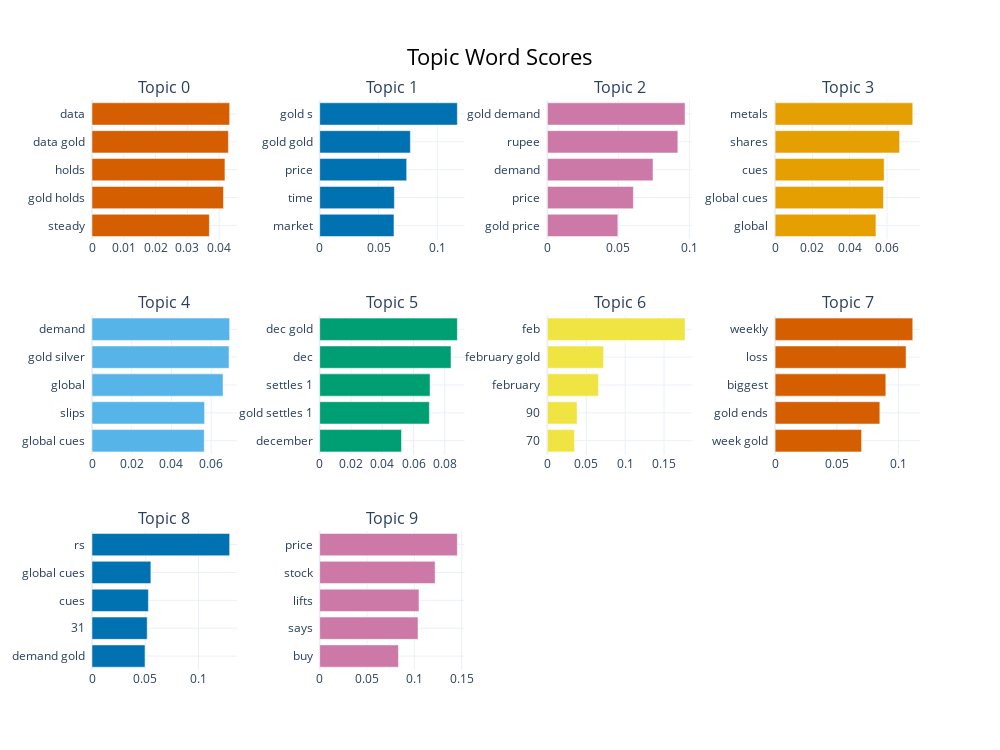

Notebook code for this chart:
### Code cell
topic_model.visualize_barchart(top_n_topics=10).show()

### Figure 1 — Plotly figure (JSON) as saved in the notebook; plotly's stock layout.template omitted (floating-point values rounded to 4 significant figures)
{"data": [{"marker": {"color": "#D55E00"}, "orientation": "h", "type": "bar", "x": [0.03692, 0.04136, 0.04182, 0.0429, 0.0433], "xaxis": "x", "y": ["steady  ", "gold holds  ", "holds  ", "data gold  ", "data  "], "yaxis": "y"}, {"marker": {"color": "#0072B2"}, "orientation": "h", "type": "bar", "x": [0.06315, 0.06349, 0.07395, 0.07708, 0.117], "xaxis": "x2", "y": ["market  ", "time  ", "price  ", "gold gold  ", "gold s  "], "yaxis": "y2"}, {"marker": {"color": "#CC79A7"}, "orientation": "h", "type": "bar", "x": [0.04963, 0.06055, 0.0744, 0.09189, 0.09696], "xaxis": "x3", "y": ["gold price  ", "price  ", "demand  ", "rupee  ", "gold demand  "], "yaxis": "y3"}, {"marker": {"color": "#E69F00"}, "orientation": "h", "type": "bar", "x": [0.05407, 0.05812, 0.05847, 0.06676, 0.07381], "xaxis": "x4", "y": ["global  ", "global cues  ", "cues  ", "shares  ", "metals  "], "yaxis": "y4"}, {"marker": {"color": "#56B4E9"}, "orientation": "h", "type": "bar", "x": [0.0565, 0.05666, 0.06597, 0.06898, 0.06929], "xaxis": "x5", "y": ["global cues  ", "slips  ", "global  ", "gold silver  ", "demand  "], "yaxis": "y5"}, {"marker": {"color": "#009E73"}, "orientation": "h", "type": "bar", "x": [0.05232, 0.07015, 0.07058, 0.08397, 0.08804], "xaxis": "x6", "y": ["december  ", "gold settles 1  ", "settles 1  ", "dec  ", "dec gold  "], "yaxis": "y6"}, {"marker": {"color": "#F0E442"}, "orientation": "h", "type": "bar", "x": [0.03487, 0.03817, 0.06565, 0.07227, 0.177], "xaxis": "x7", "y": ["70  ", "90  ", "february  ", "february gold  ", "feb  "], "yaxis": "y7"}, {"marker": {"color": "#D55E00"}, "orientation": "h", "type": "bar", "x": [0.07008, 0.08484, 0.08968, 0.1061, 0.1115], "xaxis": "x8", "y": ["week gold  ", "gold ends  ", "biggest  ", "loss  ", "weekly  "], "yaxis": "y8"}, {"marker": {"color": "#0072B2"}, "orientation": "h", "type": "bar", "x": [0.04979, 0.05183, 0.05296, 0.05528, 0.1293], "xaxis": "x9", "y": ["demand gold  ", "31  ", "cues  ", "global cues  ", "rs  "], "yaxis": "y9"}, {"marker": {"color": "#CC79A7"}, "orientation": "h", "type": "bar", "x": [0.08318, 0.1038, 0.1048, 0.1219, 0.1454], "xaxis": "x10", "y": ["buy  ", "says  ", "lifts  ", "stock  ", "price  "], "yaxis": "y10"}], "layout": {"annotations": [{"font": {"size": 16}, "showarrow": false, "text": "Topic 0", "x": 0.0875, "xanchor": "center", "xref": "paper", "y": 1, "yanchor": "bottom", "yref": "paper"}, {"font": {"size": 16}, "showarrow": false, "text": "Topic 1", "x": 0.3625, "xanchor": "center", "xref": "paper", "y": 1, "yanchor": "bottom", "yref": "paper"}, {"font": {"size": 16}, "showarrow": false, "text": "Topic 2", "x": 0.6375, "xanchor": "center", "xref": "paper", "y": 1, "yanchor": "bottom", "yref": "paper"}, {"font": {"size": 16}, "showarrow": false, "text": "Topic 3", "x": 0.9125, "xanchor": "center", "xref": "paper", "y": 1, "yanchor": "bottom", "yref": "paper"}, {"font": {"size": 16}, "showarrow": false, "text": "Topic 4", "x": 0.0875, "xanchor": "center", "xref": "paper", "y": 0.6222, "yanchor": "bottom", "yref": "paper"}, {"font": {"size": 16}, "showarrow": false, "text": "Topic 5", "x": 0.3625, "xanchor": "center", "xref": "paper", "y": 0.6222, "yanchor": "bottom", "yref": "paper"}, {"font": {"size": 16}, "showarrow": false, "text": "Topic 6", "x": 0.6375, "xanchor": "center", "xref": "paper", "y": 0.6222, "yanchor": "bottom", "yref": "paper"}, {"font": {"size": 16}, "showarrow": false, "text": "Topic 7", "x": 0.9125, "xanchor": "center", "xref": "paper", "y": 0.6222, "yanchor": "bottom", "yref": "paper"}, {"font": {"size": 16}, "showarrow": false, "text": "Topic 8", "x": 0.0875, "xanchor": "center", "xref": "paper", "y": 0.2444, "yanchor": "bottom", "yref": "paper"}, {"font": {"size": 16}, "showarrow": false, "text": "Topic 9", "x": 0.3625, "xanchor": "center", "xref": "paper", "y": 0.2444, "yanchor": "bottom", "yref": "paper"}], "height": 750, "hoverlabel": {"bgcolor": "white", "font": {"family": "Rockwell", "size": 16}}, "showlegend": false, "title": {"font": {"color": "Black", "size": 22}, "text": "Topic Word Scores", "x": 0.5, "xanchor": "center", "yanchor": "top"}, "width": 1000, "xaxis": {"anchor": "y", "domain": [0, 0.175], "showgrid": true}, "xaxis10": {"anchor": "y10", "domain": [0.275, 0.45], "showgrid": true}, "xaxis11": {"anchor": "y11", "domain": [0.55, 0.725], "showgrid": true}, "xaxis12": {"anchor": "y12", "domain": [0.825, 1], "showgrid": true}, "xaxis2": {"anchor": "y2", "domain": [0.275, 0.45], "showgrid": true}, "xaxis3": {"anchor": "y3", "domain": [0.55, 0.725], "showgrid": true}, "xaxis4": {"anchor": "y4", "domain": [0.825, 1], "showgrid": true}, "xaxis5": {"anchor": "y5", "domain": [0, 0.175], "showgrid": true}, "xaxis6": {"anchor": "y6", "domain": [0.275, 0.45], "showgrid": true}, "xaxis7": {"anchor": "y7", "domain": [0.55, 0.725], "showgrid": true}, "xaxis8": {"anchor": "y8", "domain": [0.825, 1], "showgrid": true}, "xaxis9": {"anchor": "y9", "domain": [0, 0.175], "showgrid": true}, "yaxis": {"anchor": "x", "domain": [0.7556, 1], "showgrid": true}, "yaxis10": {"anchor": "x10", "domain": [0, 0.2444], "showgrid": true}, "yaxis11": {"anchor": "x11", "domain": [0, 0.2444], "showgrid": true}, "yaxis12": {"anchor": "x12", "domain": [0, 0.2444], "showgrid": true}, "yaxis2": {"anchor": "x2", "domain": [0.7556, 1], "showgrid": true}, "yaxis3": {"anchor": "x3", "domain": [0.7556, 1], "showgrid": true}, "yaxis4": {"anchor": "x4", "domain": [0.7556, 1], "showgrid": true}, "yaxis5": {"anchor": "x5", "domain": [0.3778, 0.6222], "showgrid": true}, "yaxis6": {"anchor": "x6", "domain": [0.3778, 0.6222], "showgrid": true}, "yaxis7": {"anchor": "x7", "domain": [0.3778, 0.6222], "showgrid": true}, "yaxis8": {"anchor": "x8", "domain": [0.3778, 0.6222], "showgrid": true}, "yaxis9": {"anchor": "x9", "domain": [0, 0.2444], "showgrid": true}}}
